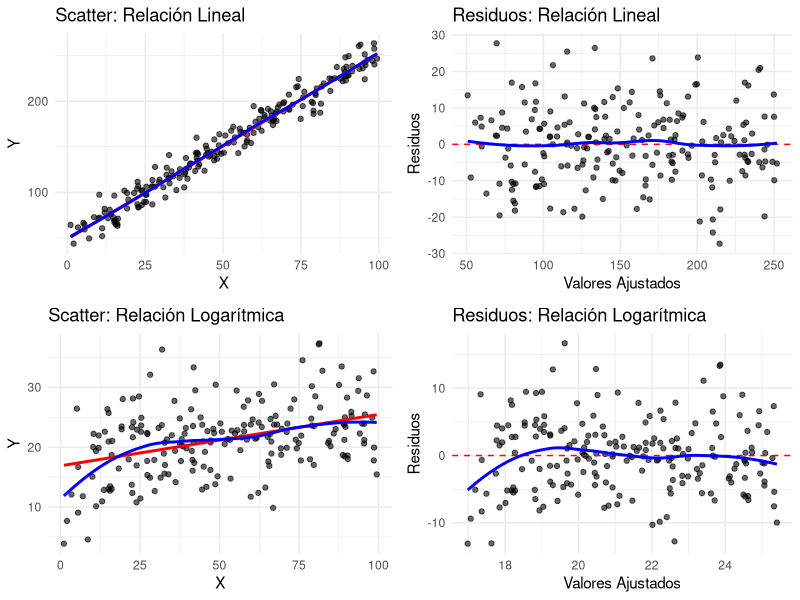
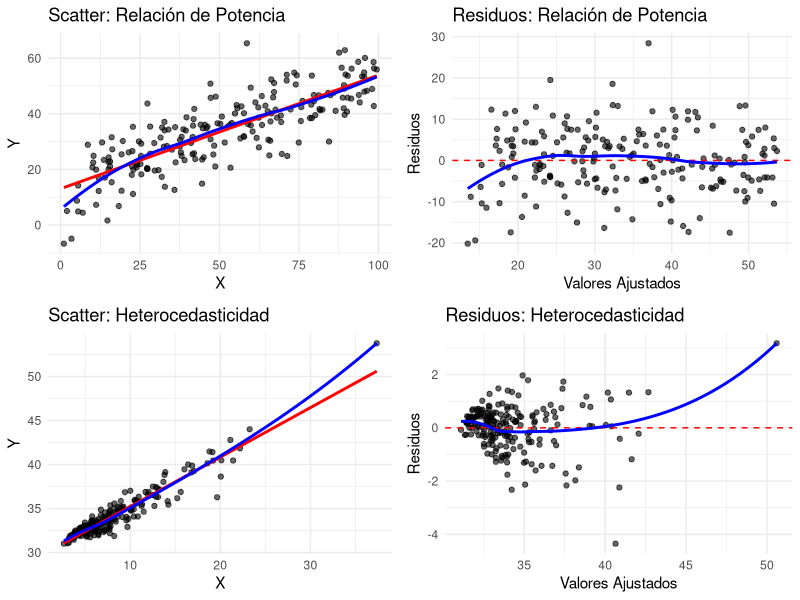
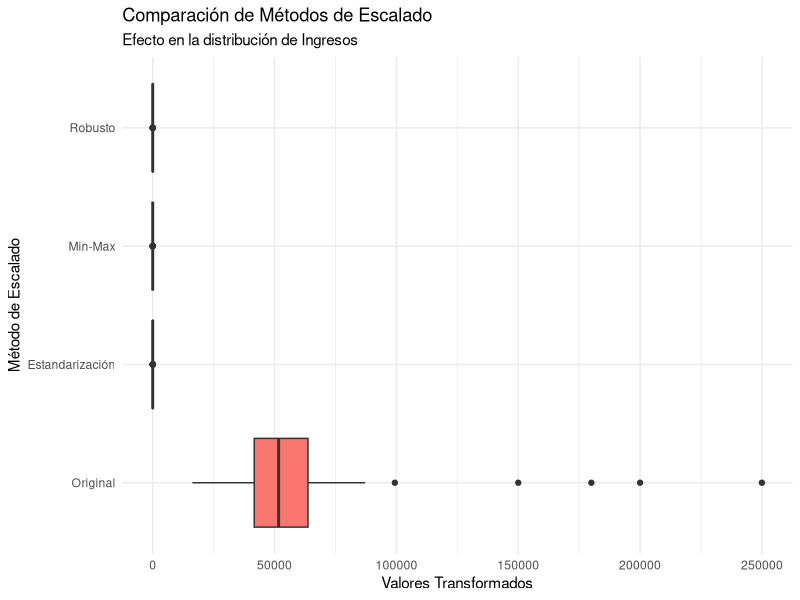
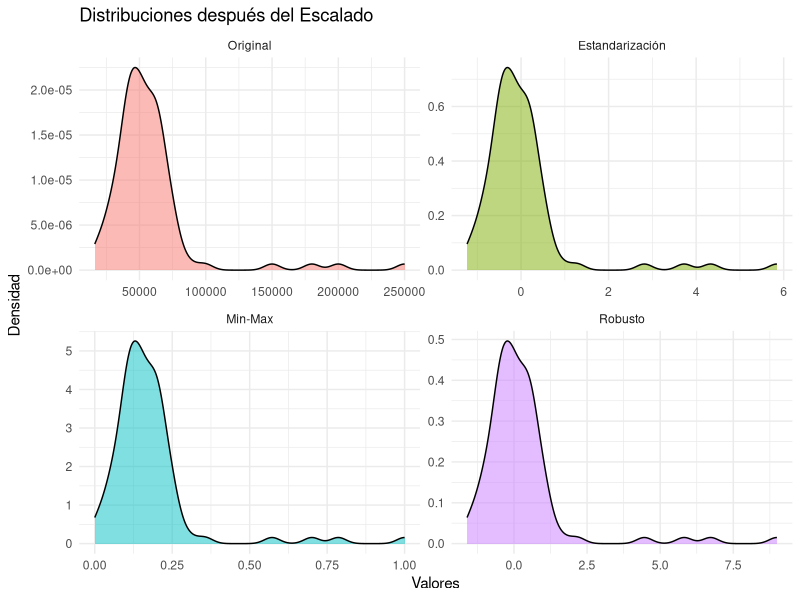
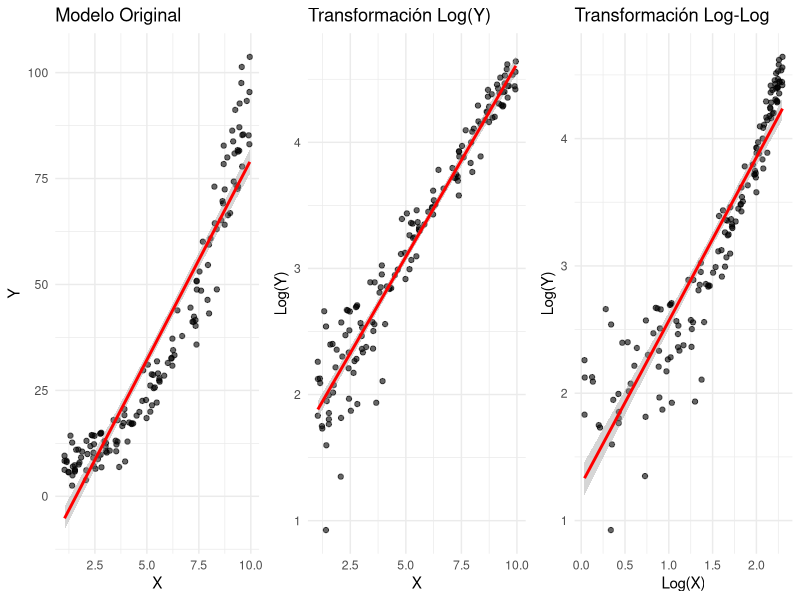
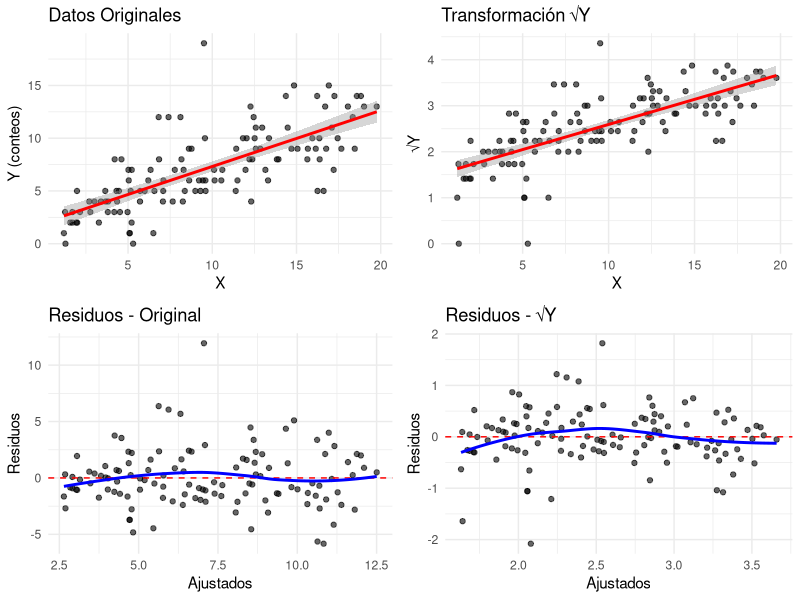
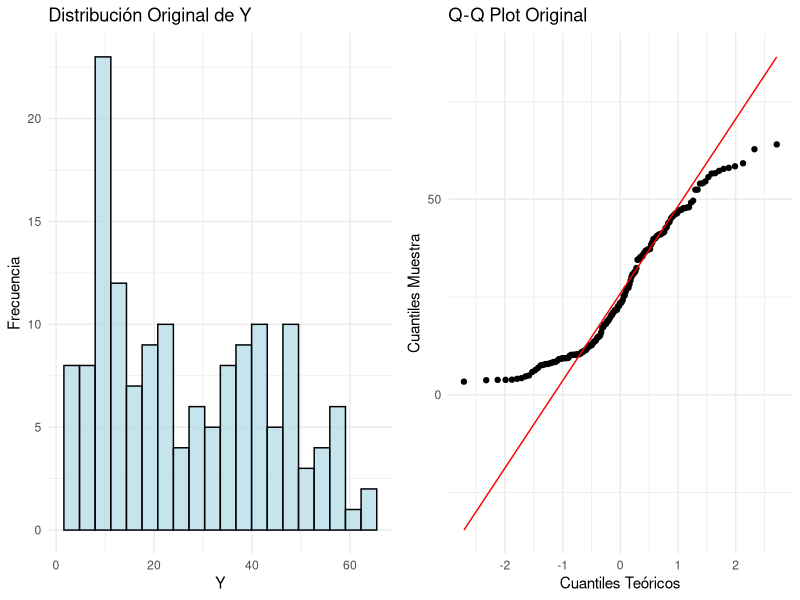

The R script that drew these images, in order: (Note: this script raises an error after producing the figures.)
## ---- chunk 1
# Cargar librerías necesarias
suppressPackageStartupMessages({
  library(tidyverse)
  library(car)          # Para Box-Cox y diagnósticos
  library(MASS)         # Para datasets y transformaciones
  library(forecast)     # Para Box-Cox
  library(corrplot)     # Para matrices de correlación
  library(gridExtra)    # Para múltiples gráficos
  library(GGally)       # Para gráficos de pares
  library(knitr)        # Para tablas
  library(caret)        # Para encoding de variables
})

set.seed(123)
## ---- chunk 2
# Crear dataset con múltiples problemas para diagnóstico
n <- 200

# Generar variables con diferentes problemas
x1 <- runif(n, 1, 100)                    # Variable normal
x2 <- exp(rnorm(n, 2, 0.5))              # Variable con distribución log-normal (asimétrica)
x3 <- rbeta(n, 0.5, 2) * 100             # Variable con valores entre 0-100, asimétrica
x4 <- sample(c("A", "B", "C"), n, replace = TRUE, prob = c(0.5, 0.3, 0.2))

# Variable respuesta con diferentes relaciones
y_linear <- 50 + 2*x1 + rnorm(n, 0, 10)  # Relación lineal simple
y_log <- 10 + 3*log(x1) + rnorm(n, 0, 5) # Relación logarítmica
y_power <- 5*x1^0.5 + rnorm(n, 0, 8)     # Relación de potencia
y_hetero <- 30 + 0.5*x2 + x2*rnorm(n, 0, 0.1)  # Heterocedasticidad

# Crear dataset de diagnóstico
datos_diagnostico <- data.frame(
  x1 = x1, x2 = x2, x3 = x3, x4 = x4,
  y_linear = y_linear, y_log = y_log, 
  y_power = y_power, y_hetero = y_hetero
)

# Resumen estadístico inicial
summary(datos_diagnostico)
## ---- chunk 3
# Función para crear gráficos de diagnóstico
crear_diagnosticos <- function(x, y, titulo) {
  df <- data.frame(x = x, y = y)
  
  p1 <- ggplot(df, aes(x = x, y = y)) +
    geom_point(alpha = 0.6) +
    geom_smooth(method = "lm", se = FALSE, color = "red") +
    geom_smooth(se = FALSE, color = "blue") +
    labs(title = paste("Scatter:", titulo), x = "X", y = "Y") +
    theme_minimal()
  
  # Residuos del modelo lineal
  modelo <- lm(y ~ x)
  residuos <- residuals(modelo)
  ajustados <- fitted(modelo)
  
  p2 <- ggplot(data.frame(ajustados = ajustados, residuos = residuos), 
               aes(x = ajustados, y = residuos)) +
    geom_point(alpha = 0.6) +
    geom_hline(yintercept = 0, color = "red", linetype = "dashed") +
    geom_smooth(se = FALSE, color = "blue") +
    labs(title = paste("Residuos:", titulo), 
         x = "Valores Ajustados", y = "Residuos") +
    theme_minimal()
  
  return(list(scatter = p1, residuos = p2))
}

# Diagnósticos para diferentes relaciones
diag_linear <- crear_diagnosticos(datos_diagnostico$x1, datos_diagnostico$y_linear, "Relación Lineal")
diag_log <- crear_diagnosticos(datos_diagnostico$x1, datos_diagnostico$y_log, "Relación Logarítmica")
diag_power <- crear_diagnosticos(datos_diagnostico$x1, datos_diagnostico$y_power, "Relación de Potencia")
diag_hetero <- crear_diagnosticos(datos_diagnostico$x2, datos_diagnostico$y_hetero, "Heterocedasticidad")

# Mostrar diagnósticos
grid.arrange(
  diag_linear$scatter, diag_linear$residuos,
  diag_log$scatter, diag_log$residuos,
  ncol = 2, nrow = 2
)

grid.arrange(
  diag_power$scatter, diag_power$residuos,
  diag_hetero$scatter, diag_hetero$residuos,
  ncol = 2, nrow = 2
)
## ---- chunk 4
# Test de Breusch-Pagan para heterocedasticidad
test_hetero <- function(modelo, nombre) {
  bp_test <- ncvTest(modelo)
  cat("=== Test de Breusch-Pagan:", nombre, "===\n")
  cat("Chi-square:", round(bp_test$ChiSquare, 4), "\n")
  cat("p-valor:", round(bp_test$p, 4), "\n")
  if(bp_test$p < 0.05) {
    cat("Conclusión: Hay evidencia de heterocedasticidad\n\n")
  } else {
    cat("Conclusión: No hay evidencia de heterocedasticidad\n\n")
  }
}

# Test de normalidad de residuos
test_normalidad <- function(modelo, nombre) {
  residuos <- residuals(modelo)
  sw_test <- shapiro.test(residuos)
  cat("=== Test de Shapiro-Wilk:", nombre, "===\n")
  cat("W:", round(sw_test$statistic, 4), "\n")
  cat("p-valor:", round(sw_test$p.value, 4), "\n")
  if(sw_test$p.value < 0.05) {
    cat("Conclusión: Los residuos no siguen distribución normal\n\n")
  } else {
    cat("Conclusión: Los residuos siguen distribución normal\n\n")
  }
}

# Test RESET para forma funcional
test_reset <- function(modelo, nombre) {
  reset_test <- resettest(modelo)
  cat("=== Test RESET:", nombre, "===\n")
  cat("F-statistic:", round(reset_test$statistic, 4), "\n")
  cat("p-valor:", round(reset_test$p.value, 4), "\n")
  if(reset_test$p.value < 0.05) {
    cat("Conclusión: La forma funcional es inadecuada\n\n")
  } else {
    cat("Conclusión: La forma funcional es adecuada\n\n")
  }
}

# Aplicar tests a diferentes modelos
modelo_lineal <- lm(y_linear ~ x1, data = datos_diagnostico)
modelo_log_prob <- lm(y_log ~ x1, data = datos_diagnostico)
modelo_power_prob <- lm(y_power ~ x1, data = datos_diagnostico)
modelo_hetero_prob <- lm(y_hetero ~ x2, data = datos_diagnostico)

test_hetero(modelo_lineal, "Relación Lineal")
test_hetero(modelo_hetero_prob, "Heterocedasticidad")

test_normalidad(modelo_lineal, "Relación Lineal")
test_normalidad(modelo_log_prob, "Relación Logarítmica")

suppressPackageStartupMessages(library(lmtest))
test_reset(modelo_lineal, "Relación Lineal")
test_reset(modelo_log_prob, "Relación Logarítmica (sin transformar)")
## ---- chunk 5
# Crear datos con diferentes escalas
datos_escala <- data.frame(
  ingresos = rnorm(100, 50000, 15000),      # Ingresos en euros
  edad = rnorm(100, 35, 10),                # Edad en años
  puntuacion = rnorm(100, 7.5, 1.2)        # Puntuación de 1-10
)

# Añadir algunos outliers
datos_escala$ingresos[c(95:98)] <- c(150000, 180000, 200000, 250000)
datos_escala$edad[c(97:100)] <- c(70, 75, 80, 85)

# Aplicar diferentes métodos de escalado
datos_escalados <- datos_escala %>%
  mutate(
    # Estandarización (Z-score)
    ingresos_std = scale(ingresos)[,1],
    edad_std = scale(edad)[,1],
    puntuacion_std = scale(puntuacion)[,1],
    
    # Normalización Min-Max
    ingresos_norm = (ingresos - min(ingresos)) / (max(ingresos) - min(ingresos)),
    edad_norm = (edad - min(edad)) / (max(edad) - min(edad)),
    puntuacion_norm = (puntuacion - min(puntuacion)) / (max(puntuacion) - min(puntuacion)),
    
    # Escalado robusto
    ingresos_rob = (ingresos - median(ingresos)) / IQR(ingresos),
    edad_rob = (edad - median(edad)) / IQR(edad),
    puntuacion_rob = (puntuacion - median(puntuacion)) / IQR(puntuacion)
  )

# Crear tabla comparativa
crear_tabla_escalado <- function(variable, nombre) {
  original <- datos_escalados[[variable]]
  std <- datos_escalados[[paste0(variable, "_std")]]
  norm <- datos_escalados[[paste0(variable, "_norm")]]
  rob <- datos_escalados[[paste0(variable, "_rob")]]
  
  data.frame(
    Variable = nombre,
    Método = c("Original", "Estandarización", "Min-Max", "Robusto"),
    Media = round(c(mean(original), mean(std), mean(norm), median(rob)), 3),
    Desviacion = round(c(sd(original), sd(std), sd(norm), mad(rob)), 3),
    Minimo = round(c(min(original), min(std), min(norm), min(rob)), 3),
    Maximo = round(c(max(original), max(std), max(norm), max(rob)), 3),
    Q25 = round(c(quantile(original, 0.25), quantile(std, 0.25), 
                  quantile(norm, 0.25), quantile(rob, 0.25)), 3),
    Q75 = round(c(quantile(original, 0.75), quantile(std, 0.75), 
                  quantile(norm, 0.75), quantile(rob, 0.75)), 3)
  )
}

# Crear tablas para cada variable
tabla_ingresos <- crear_tabla_escalado("ingresos", "Ingresos")
tabla_edad <- crear_tabla_escalado("edad", "Edad")

kable(tabla_ingresos, caption = "Comparación de métodos de escalado - Ingresos")
kable(tabla_edad, caption = "Comparación de métodos de escalado - Edad")
## ---- chunk 6
# Crear versión larga para visualización
datos_viz <- datos_escalados %>%
  dplyr::select(ingresos, ingresos_std, ingresos_norm, ingresos_rob) %>%
  mutate(id = row_number()) %>%
  pivot_longer(cols = -id, names_to = "método", values_to = "valor") %>%
  mutate(método = factor(método, 
                        levels = c("ingresos", "ingresos_std", "ingresos_norm", "ingresos_rob"),
                        labels = c("Original", "Estandarización", "Min-Max", "Robusto")))

# Boxplots comparativos
ggplot(datos_viz, aes(x = método, y = valor, fill = método)) +
  geom_boxplot() +
  labs(title = "Comparación de Métodos de Escalado",
       subtitle = "Efecto en la distribución de Ingresos",
       x = "Método de Escalado", y = "Valores Transformados") +
  theme_minimal() +
  theme(legend.position = "none") +
  coord_flip()

# Densidades superpuestas
ggplot(datos_viz, aes(x = valor, fill = método)) +
  geom_density(alpha = 0.5) +
  facet_wrap(~método, scales = "free") +
  labs(title = "Distribuciones después del Escalado",
       x = "Valores", y = "Densidad") +
  theme_minimal() +
  theme(legend.position = "none")
## ---- chunk 7
# Datos con relación exponencial y heterocedasticidad multiplicativa
n <- 150
x_exp <- runif(n, 1, 10)
y_exp <- 5 * exp(0.3 * x_exp) + rnorm(n, 0, 2 * exp(0.15 * x_exp))

datos_exp <- data.frame(x = x_exp, y = y_exp)

# Modelo original (problemático)
modelo_original <- lm(y ~ x, data = datos_exp)

# Transformación logarítmica de Y
datos_exp$log_y <- log(datos_exp$y)
modelo_log_y <- lm(log_y ~ x, data = datos_exp)

# Transformación logarítmica de ambas variables
datos_exp$log_x <- log(datos_exp$x)
modelo_log_log <- lm(log_y ~ log_x, data = datos_exp)

# Comparar modelos
cat("=== COMPARACIÓN DE MODELOS CON TRANSFORMACIÓN LOGARÍTMICA ===\n")
cat("Modelo original - R²:", round(summary(modelo_original)$r.squared, 4), "\n")
cat("Modelo log-lineal - R²:", round(summary(modelo_log_y)$r.squared, 4), "\n")
cat("Modelo log-log - R²:", round(summary(modelo_log_log)$r.squared, 4), "\n\n")

# Diagnósticos de heterocedasticidad
test_hetero(modelo_original, "Original")
test_hetero(modelo_log_y, "Log-Lineal")

# Visualización de transformaciones
p1 <- ggplot(datos_exp, aes(x = x, y = y)) +
  geom_point(alpha = 0.6) +
  geom_smooth(method = "lm", se = TRUE, color = "red") +
  labs(title = "Modelo Original", x = "X", y = "Y") +
  theme_minimal()

p2 <- ggplot(datos_exp, aes(x = x, y = log_y)) +
  geom_point(alpha = 0.6) +
  geom_smooth(method = "lm", se = TRUE, color = "red") +
  labs(title = "Transformación Log(Y)", x = "X", y = "Log(Y)") +
  theme_minimal()

p3 <- ggplot(datos_exp, aes(x = log_x, y = log_y)) +
  geom_point(alpha = 0.6) +
  geom_smooth(method = "lm", se = TRUE, color = "red") +
  labs(title = "Transformación Log-Log", x = "Log(X)", y = "Log(Y)") +
  theme_minimal()

grid.arrange(p1, p2, p3, ncol = 3)
## ---- chunk 8
# Extraer coeficientes para interpretación
coef_log_y <- coef(modelo_log_y)
coef_log_log <- coef(modelo_log_log)

cat("=== INTERPRETACIÓN DE COEFICIENTES ===\n\n")

cat("MODELO LOG-LINEAL: log(Y) = β₀ + β₁X\n")
cat("Intercepto:", round(coef_log_y[1], 4), "\n")
cat("Pendiente:", round(coef_log_y[2], 4), "\n")
cat("Interpretación: Un aumento de 1 unidad en X se asocia con un cambio de", 
    round(coef_log_y[2]*100, 2), "% en Y\n\n")

cat("MODELO LOG-LOG: log(Y) = β₀ + β₁log(X)\n")
cat("Intercepto:", round(coef_log_log[1], 4), "\n")
cat("Pendiente (elasticidad):", round(coef_log_log[2], 4), "\n")
cat("Interpretación: Un aumento de 1% en X se asocia con un cambio de", 
    round(coef_log_log[2], 2), "% en Y\n\n")

# Ejemplo de predicción con retransformación
x_nuevo <- 5
pred_log_y <- predict(modelo_log_y, newdata = data.frame(x = x_nuevo))
pred_original <- exp(pred_log_y)

cat("EJEMPLO DE PREDICCIÓN:\n")
cat("Para X =", x_nuevo, ":\n")
cat("Log(Y) predicho:", round(pred_log_y, 4), "\n")
cat("Y predicho (retransformado):", round(pred_original, 2), "\n")
## ---- chunk 9
# Datos de conteo con varianza proporcional a la media (Poisson-like)
n <- 120
x_count <- runif(n, 1, 20)
lambda <- 2 + 0.5 * x_count  # Media de Poisson variable
y_count <- rpois(n, lambda)

datos_count <- data.frame(x = x_count, y = y_count)

# Verificar relación varianza-media
grupos <- cut(datos_count$x, breaks = 4)
media_por_grupo <- tapply(datos_count$y, grupos, mean)
var_por_grupo <- tapply(datos_count$y, grupos, var)

cat("=== DIAGNÓSTICO VARIANZA-MEDIA ===\n")
tabla_var_media <- data.frame(
  Grupo = names(media_por_grupo),
  Media = round(media_por_grupo, 2),
  Varianza = round(var_por_grupo, 2),
  Ratio_Var_Media = round(var_por_grupo / media_por_grupo, 2)
)
kable(tabla_var_media, caption = "Relación Varianza-Media por grupos")

# Modelo original
modelo_count_orig <- lm(y ~ x, data = datos_count)

# Transformación raíz cuadrada
datos_count$sqrt_y <- sqrt(datos_count$y)
modelo_sqrt <- lm(sqrt_y ~ x, data = datos_count)

# Comparar heterocedasticidad
test_hetero(modelo_count_orig, "Datos de Conteo Original")
test_hetero(modelo_sqrt, "Datos con Transformación √Y")

# Visualización
p1 <- ggplot(datos_count, aes(x = x, y = y)) +
  geom_point(alpha = 0.6) +
  geom_smooth(method = "lm", se = TRUE, color = "red") +
  labs(title = "Datos Originales", x = "X", y = "Y (conteos)") +
  theme_minimal()

p2 <- ggplot(datos_count, aes(x = x, y = sqrt_y)) +
  geom_point(alpha = 0.6) +
  geom_smooth(method = "lm", se = TRUE, color = "red") +
  labs(title = "Transformación √Y", x = "X", y = "√Y") +
  theme_minimal()

# Gráficos de residuos
residuos_orig <- residuals(modelo_count_orig)
residuos_sqrt <- residuals(modelo_sqrt)
ajustados_orig <- fitted(modelo_count_orig)
ajustados_sqrt <- fitted(modelo_sqrt)

p3 <- ggplot(data.frame(x = ajustados_orig, y = residuos_orig), aes(x = x, y = y)) +
  geom_point(alpha = 0.6) +
  geom_hline(yintercept = 0, color = "red", linetype = "dashed") +
  geom_smooth(se = FALSE, color = "blue") +
  labs(title = "Residuos - Original", x = "Ajustados", y = "Residuos") +
  theme_minimal()

p4 <- ggplot(data.frame(x = ajustados_sqrt, y = residuos_sqrt), aes(x = x, y = y)) +
  geom_point(alpha = 0.6) +
  geom_hline(yintercept = 0, color = "red", linetype = "dashed") +
  geom_smooth(se = FALSE, color = "blue") +
  labs(title = "Residuos - √Y", x = "Ajustados", y = "Residuos") +
  theme_minimal()

grid.arrange(p1, p2, p3, p4, ncol = 2)
## ---- chunk 10
# Datos con distribución asimétrica
n <- 150
x_bc <- runif(n, 1, 10)
# Variable respuesta con asimetría positiva
y_bc <- 2*x_bc^1.5 + rgamma(n, 2, 1)

datos_bc <- data.frame(x = x_bc, y = y_bc)

# Análisis de distribución original
p1 <- ggplot(datos_bc, aes(x = y)) +
  geom_histogram(bins = 20, alpha = 0.7, fill = "lightblue", color = "black") +
  labs(title = "Distribución Original de Y", x = "Y", y = "Frecuencia") +
  theme_minimal()

p2 <- ggplot(datos_bc, aes(sample = y)) +
  stat_qq() +
  stat_qq_line(color = "red") +
  labs(title = "Q-Q Plot Original", x = "Cuantiles Teóricos", y = "Cuantiles Muestra") +
  theme_minimal()

grid.arrange(p1, p2, ncol = 2)

# Aplicar transformación Box-Cox
modelo_bc_orig <- lm(y ~ x, data = datos_bc)

# Buscar lambda óptimo
bc_result <- boxcox(modelo_bc_orig, plotit = TRUE)
lambda_optimo <- bc_result$x[which.max(bc_result$y)]

cat("=== TRANSFORMACIÓN BOX-COX ===\n")
cat("Lambda óptimo:", round(lambda_optimo, 4), "\n")

# Interpretar lambda
if(abs(lambda_optimo - 1) < 0.1) {
  cat("Interpretación: Sin transformación (λ ≈ 1)\n")
} else if(abs(lambda_optimo - 0.5) < 0.1) {
  cat("Interpretación: Transformación de raíz cuadrada (λ ≈ 0.5)\n")
} else if(abs(lambda_optimo - 0) < 0.1) {
  cat("Interpretación: Transformación logarítmica (λ ≈ 0)\n")
} else if(abs(lambda_optimo - (-1)) < 0.1) {
  cat("Interpretación: Transformación inversa (λ ≈ -1)\n")
} else {
  cat("Interpretación: Transformación de potencia con λ =", round(lambda_optimo, 3), "\n")
}

# Aplicar transformación
if(abs(lambda_optimo) < 0.01) {
  datos_bc$y_bc <- log(datos_bc$y)
} else {
  datos_bc$y_bc <- (datos_bc$y^lambda_optimo - 1) / lambda_optimo
}

# Modelo con variable transformada
modelo_bc_trans <- lm(y_bc ~ x, data = datos_bc)

# Comparar modelos
cat("\nComparación de modelos:\n")
cat("R² original:", round(summary(modelo_bc_orig)$r.squared, 4), "\n")
cat("R² transformado:", round(summary(modelo_bc_trans)$r.squared, 4), "\n")

# Tests de normalidad
test_normalidad(modelo_bc_orig, "Original")
test_normalidad(modelo_bc_trans, "Box-Cox")
## ---- chunk 11
# Distribución después de transformación
p3 <- ggplot(datos_bc, aes(x = y_bc)) +
  geom_histogram(bins = 20, alpha = 0.7, fill = "lightgreen", color = "black") +
  labs(title = "Distribución Después de Box-Cox", x = "Y Transformada", y = "Frecuencia") +
  theme_minimal()

p4 <- ggplot(datos_bc, aes(sample = y_bc)) +
  stat_qq() +
  stat_qq_line(color = "red") +
  labs(title = "Q-Q Plot Después de Box-Cox", x = "Cuantiles Teóricos", y = "Cuantiles Muestra") +
  theme_minimal()

grid.arrange(p3, p4, ncol = 2)

# Gráficos de regresión
p5 <- ggplot(datos_bc, aes(x = x, y = y)) +
  geom_point(alpha = 0.6) +
  geom_smooth(method = "lm", se = TRUE, color = "red") +
  labs(title = "Regresión Original", x = "X", y = "Y") +
  theme_minimal()

p6 <- ggplot(datos_bc, aes(x = x, y = y_bc)) +
  geom_point(alpha = 0.6) +
  geom_smooth(method = "lm", se = TRUE, color = "red") +
  labs(title = "Regresión con Box-Cox", x = "X", y = "Y Transformada") +
  theme_minimal()

grid.arrange(p5, p6, ncol = 2)

# Interpretación y predicción con retransformación
coef_bc <- coef(modelo_bc_trans)
x_pred <- 5
y_trans_pred <- predict(modelo_bc_trans, newdata = data.frame(x = x_pred))

# Retransformación (aproximación)
if(abs(lambda_optimo) < 0.01) {
  y_orig_pred <- exp(y_trans_pred)
} else {
  y_orig_pred <- (lambda_optimo * y_trans_pred + 1)^(1/lambda_optimo)
}

cat("\n=== PREDICCIÓN CON RETRANSFORMACIÓN ===\n")
cat("Para X =", x_pred, ":\n")
cat("Y transformada predicha:", round(y_trans_pred, 4), "\n")
cat("Y original predicha (retransformada):", round(y_orig_pred, 2), "\n")
## ---- chunk 12
# Crear dataset con variables categóricas variadas
set.seed(456)
n <- 200

datos_cat <- data.frame(
  # Variable ordinal
  educacion = sample(c("Primaria", "Secundaria", "Universidad", "Posgrado"), 
                    n, replace = TRUE, prob = c(0.2, 0.3, 0.4, 0.1)),
  
  # Variable nominal
  region = sample(c("Norte", "Sur", "Este", "Oeste"), 
                 n, replace = TRUE, prob = c(0.3, 0.25, 0.25, 0.2)),
  
  # Variable binaria
  genero = sample(c("M", "F"), n, replace = TRUE),
  
  # Variables numéricas
  experiencia = round(runif(n, 0, 20)),
  edad = round(rnorm(n, 35, 8))
)

# Crear variable respuesta que depende de las categóricas
salario_base <- 30000
efecto_educacion <- c("Primaria" = 0, "Secundaria" = 5000, 
                     "Universidad" = 15000, "Posgrado" = 25000)
efecto_region <- c("Norte" = 2000, "Sur" = 0, "Este" = 1000, "Oeste" = 1500)
efecto_genero <- c("M" = 3000, "F" = 0)

datos_cat$salario <- salario_base + 
  efecto_educacion[datos_cat$educacion] +
  efecto_region[datos_cat$region] +
  efecto_genero[datos_cat$genero] +
  500 * datos_cat$experiencia +
  200 * datos_cat$edad +
  rnorm(n, 0, 5000)

# Resumen de los datos categóricos
cat("=== DISTRIBUCIÓN DE VARIABLES CATEGÓRICAS ===\n")
table(datos_cat$educacion)
table(datos_cat$region)
table(datos_cat$genero)
## ---- chunk 13
# Codificación ordinal para educación (variable con orden natural)
datos_cat$educacion_ord <- as.numeric(factor(datos_cat$educacion, 
                                            levels = c("Primaria", "Secundaria", "Universidad", "Posgrado"),
                                            ordered = TRUE))

# Verificar la codificación
tabla_ord <- data.frame(
  Categoria = c("Primaria", "Secundaria", "Universidad", "Posgrado"),
  Codigo = 1:4
)
kable(tabla_ord, caption = "Codificación Ordinal - Educación")

# Modelo con codificación ordinal
modelo_ordinal <- lm(salario ~ educacion_ord + experiencia + edad, data = datos_cat)
summary(modelo_ordinal)

cat("=== INTERPRETACIÓN CODIFICACIÓN ORDINAL ===\n")
coef_ord <- coef(modelo_ordinal)
cat("Coeficiente educación:", round(coef_ord[2], 2), "\n")
cat("Interpretación: Cada nivel adicional de educación aumenta el salario en €", 
    round(coef_ord[2], 0), "\n\n")
## ---- chunk 14
# One-Hot Encoding para región (variable nominal)
# Método 1: usando model.matrix (elimina una categoría de referencia)
region_dummies <- model.matrix(~ region - 1, data = datos_cat)
colnames(region_dummies) <- paste0("region_", colnames(region_dummies))

# Método 2: usando caret::dummyVars (control de rank)
dummy_vars <- dummyVars(~ region, data = datos_cat, fullRank = TRUE)
region_dummies_caret <- predict(dummy_vars, newdata = datos_cat)

# Añadir dummies al dataset
datos_cat_dummy <- cbind(datos_cat, region_dummies_caret)

# Verificar la codificación
cat("=== ONE-HOT ENCODING - REGIÓN ===\n")
cat("Variables creadas:", colnames(region_dummies_caret), "\n")
cat("Categoría de referencia: Norte (omitida para evitar colinealidad)\n\n")

# Mostrar algunas filas como ejemplo
ejemplo_encoding <- datos_cat_dummy[1:8, c("region", colnames(region_dummies_caret))]
kable(ejemplo_encoding, caption = "Ejemplo de One-Hot Encoding")

# Obtener los nombres de las columnas dummy creadas
dummy_cols <- colnames(region_dummies_caret)
cat("Columnas dummy creadas:", paste(dummy_cols, collapse = ", "), "\n")

# Crear la fórmula del modelo dinámicamente
formula_str <- paste("salario ~", paste(dummy_cols, collapse = " + "), "+ educacion_ord + experiencia + edad")
cat("Fórmula del modelo:", formula_str, "\n")

# Modelo con one-hot encoding
modelo_onehot <- lm(as.formula(formula_str), data = datos_cat_dummy)
summary(modelo_onehot)

cat("=== INTERPRETACIÓN ONE-HOT ENCODING ===\n")
coef_oh <- coef(modelo_onehot)
if(length(dummy_cols) >= 3) {
  cat("Coeficientes de las regiones (vs categoría de referencia):\n")
  for(i in 1:length(dummy_cols)) {
    if(dummy_cols[i] %in% names(coef_oh)) {
      cat(dummy_cols[i], ":", round(coef_oh[dummy_cols[i]], 2), "€\n")
    }
  }
}
cat("(La categoría omitida es la de referencia)\n\n")
## ---- chunk 15
# Modelo incorrecto: tratando región como ordinal
datos_cat$region_num <- as.numeric(factor(datos_cat$region))
modelo_incorrecto <- lm(salario ~ region_num + educacion_ord + experiencia + edad, data = datos_cat)

# Comparar los tres enfoques
modelos_comp <- list(
  "Ordinal_Incorrecto" = modelo_incorrecto,
  "OneHot_Correcto" = modelo_onehot,
  "Factores_R" = lm(salario ~ region + educacion_ord + experiencia + edad, data = datos_cat)
)

# Extraer métricas de comparación
comparacion_encoding <- data.frame(
  Modelo = names(modelos_comp),
  R2 = sapply(modelos_comp, function(m) summary(m)$r.squared),
  R2_adj = sapply(modelos_comp, function(m) summary(m)$adj.r.squared),
  AIC = sapply(modelos_comp, AIC),
  RMSE = sapply(modelos_comp, function(m) sqrt(mean(residuals(m)^2)))
)

# Crear una copia para mostrar con números redondeados
comparacion_display <- comparacion_encoding
comparacion_display[, 2:5] <- round(comparacion_display[, 2:5], 4)

kable(comparacion_display, caption = "Comparación de métodos de codificación")

cat("=== ANÁLISIS DE RESULTADOS ===\n")
cat("El modelo 'Ordinal_Incorrecto' asume incorrectamente que las regiones tienen un orden natural.\n")
cat("Los modelos 'OneHot_Correcto' y 'Factores_R' son equivalentes y tratan región como nominal.\n")
cat("La diferencia en R² muestra el impacto de la codificación incorrecta.\n\n")

# Visualización del error de codificación ordinal incorrecta
medias_region_real <- aggregate(salario ~ region, data = datos_cat, mean)
orden_real <- medias_region_real[order(medias_region_real$salario), ]

cat("Orden real de regiones por salario promedio:\n")
print(orden_real)

cat("\nOrden asumido por codificación numérica:\n")
print(data.frame(region = levels(factor(datos_cat$region)), codigo = 1:4))
## ---- chunk 16
# Simular datos con interacción precio-publicidad
set.seed(789)
n <- 200
precio <- runif(n, 50, 150)
publicidad <- runif(n, 0, 10)

# Modelo con interacción: el efecto del precio depende de la publicidad
# A mayor publicidad, menor sensibilidad al precio
ventas <- 1000 - 4*precio + 60*publicidad + 0.6*precio*publicidad/10 + rnorm(n, 0, 50)

datos_inter <- data.frame(precio, publicidad, ventas)

# Modelo sin interacción
modelo_sin_inter <- lm(ventas ~ precio + publicidad, data = datos_inter)

# Modelo con interacción
modelo_con_inter <- lm(ventas ~ precio * publicidad, data = datos_inter)

# Comparar modelos
cat("=== COMPARACIÓN MODELOS CON/SIN INTERACCIÓN ===\n")
cat("Sin interacción - R²:", round(summary(modelo_sin_inter)$r.squared, 4), "\n")
cat("Con interacción - R²:", round(summary(modelo_con_inter)$r.squared, 4), "\n")

# Test F para la interacción
anova_inter <- anova(modelo_sin_inter, modelo_con_inter)
print(anova_inter)

# Interpretación de coeficientes
coef_inter <- coef(modelo_con_inter)
cat("\n=== INTERPRETACIÓN DE LA INTERACCIÓN ===\n")
cat("Intercepto:", round(coef_inter[1], 2), "\n")
cat("Efecto precio:", round(coef_inter[2], 4), "\n")
cat("Efecto publicidad:", round(coef_inter[3], 2), "\n")
cat("Interacción precio×publicidad:", round(coef_inter[4], 6), "\n\n")

# Calcular efectos marginales en diferentes niveles de publicidad
publicidad_niveles <- c(0, 5, 10)
efectos_precio <- coef_inter[2] + coef_inter[4] * publicidad_niveles

tabla_efectos <- data.frame(
  Publicidad = publicidad_niveles,
  Efecto_Precio = round(efectos_precio, 4)
)
kable(tabla_efectos, caption = "Efecto del precio según nivel de publicidad")
## ---- chunk 17
# Crear grupos de publicidad para visualización
datos_inter$pub_grupo <- cut(datos_inter$publicidad, 
                            breaks = 3, 
                            labels = c("Baja", "Media", "Alta"))

# Gráfico de interacción - scatter plot
ggplot(datos_inter, aes(x = precio, y = ventas, color = pub_grupo)) +
  geom_point(alpha = 0.6) +
  geom_smooth(method = "lm", formula = y ~ x, se = FALSE, linewidth = 1.2) +
  labs(title = "Interacción Precio × Publicidad",
       subtitle = "El efecto del precio varía según el nivel de publicidad",
       x = "Precio (€)", y = "Ventas", color = "Publicidad") +
  theme_minimal()

# Gráfico de interacción clásico
# Calcular medias por grupos
datos_inter$precio_grupo <- cut(datos_inter$precio, 
                               breaks = 3, 
                               labels = c("Bajo", "Medio", "Alto"))

medias_inter <- aggregate(ventas ~ precio_grupo + pub_grupo, data = datos_inter, mean)

ggplot(medias_inter, aes(x = precio_grupo, y = ventas, color = pub_grupo, group = pub_grupo)) +
  geom_point(size = 3) +
  geom_line(linewidth = 1) +
  labs(title = "Gráfico de Interacción: Precio × Publicidad",
       subtitle = "Líneas no paralelas indican presencia de interacción",
       x = "Nivel de Precio", y = "Ventas Promedio", color = "Publicidad") +
  theme_minimal()
## ---- chunk 18
# Interacción género × experiencia en salarios
datos_mixta <- data.frame(
  experiencia = runif(150, 0, 20),
  genero = sample(c("Masculino", "Femenino"), 150, replace = TRUE)
)

# Salario con interacción: brecha de género creciente con experiencia
salario_base <- 35000
efecto_exp_mujer <- 1200  # €1200 por año para mujeres
efecto_exp_hombre <- 2000  # €2000 por año para hombres
efecto_genero_base <- ifelse(datos_mixta$genero == "Masculino", 3000, 0)

dummy_masculino <- ifelse(datos_mixta$genero == "Masculino", 1, 0)

datos_mixta$salario <- salario_base + 
                      efecto_exp_mujer * datos_mixta$experiencia +
                      efecto_genero_base * dummy_masculino +
                      (efecto_exp_hombre - efecto_exp_mujer) * datos_mixta$experiencia * dummy_masculino +
                      rnorm(150, 0, 4000)

# Modelo con interacción
modelo_mixta <- lm(salario ~ experiencia * genero, data = datos_mixta)
summary(modelo_mixta)

# Interpretación
coef_mixta <- coef(modelo_mixta)
cat("=== INTERPRETACIÓN INTERACCIÓN GÉNERO × EXPERIENCIA ===\n")
cat("Intercepto (mujeres con 0 experiencia):", round(coef_mixta[1], 0), "€\n")
cat("Efecto experiencia (mujeres):", round(coef_mixta[2], 0), "€/año\n")
cat("Diferencia inicial (hombres vs mujeres):", round(coef_mixta[3], 0), "€\n")
cat("Interacción (diferencia en retorno a experiencia):", round(coef_mixta[4], 0), "€/año\n\n")

cat("Para hombres:\n")
cat("- Intercepto:", round(coef_mixta[1] + coef_mixta[3], 0), "€\n")
cat("- Efecto experiencia:", round(coef_mixta[2] + coef_mixta[4], 0), "€/año\n\n")

# Visualización de la divergencia
ggplot(datos_mixta, aes(x = experiencia, y = salario, color = genero)) +
  geom_point(alpha = 0.6) +
  geom_smooth(method = "lm", formula = y ~ x, se = TRUE, linewidth = 1.2) +
  labs(title = "Interacción Experiencia × Género",
       subtitle = "La brecha salarial se amplía con la experiencia",
       x = "Años de experiencia", y = "Salario (€)", color = "Género") +
  theme_minimal() +
  scale_color_manual(values = c("Femenino" = "#E69F00", "Masculino" = "#0072B2"))

# Calcular brecha por años de experiencia
años_experiencia <- c(0, 5, 10, 15, 20)
brecha_por_año <- coef_mixta[3] + coef_mixta[4] * años_experiencia

tabla_brecha <- data.frame(
  Experiencia = años_experiencia,
  Brecha_Salarial = round(brecha_por_año, 0)
)
kable(tabla_brecha, caption = "Evolución de la brecha salarial de género")
## ---- chunk 19
# Dataset con múltiples problemas
set.seed(999)
n <- 180

# Variables con diferentes necesidades de transformación
superficie <- runif(n, 50, 300)  # metros cuadrados
antiguedad <- sample(1:50, n, replace = TRUE)  # años
zona <- sample(c("Centro", "Periferia", "Suburbios"), n, replace = TRUE, prob = c(0.3, 0.4, 0.3))

# Precio con relación compleja
precio_base <- 100000
efecto_superficie <- 400 * superficie^0.8  # Rendimientos decrecientes
efecto_antiguedad <- -2000 * log(antiguedad + 1)  # Depreciación logarítmica
efecto_zona <- ifelse(zona == "Centro", 50000, ifelse(zona == "Suburbios", 20000, 0))

precio <- precio_base + efecto_superficie + efecto_antiguedad + efecto_zona + 
          superficie * rnorm(n, 0, 100)  # Heterocedasticidad

datos_ejercicio <- data.frame(superficie, antiguedad, zona, precio)

cat("=== EJERCICIO 1: ANÁLISIS COMPLETO ===\n")
cat("Tareas a realizar:\n")
cat("1. Analizar la distribución de las variables\n")
cat("2. Detectar problemas en un modelo básico\n")
cat("3. Aplicar transformaciones apropiadas\n")
cat("4. Comparar modelos antes y después\n")
cat("5. Interpretar coeficientes transformados\n\n")

# Modelo básico para diagnóstico
modelo_basico <- lm(precio ~ superficie + antiguedad + zona, data = datos_ejercicio)

# Diagnósticos básicos
cat("R² modelo básico:", round(summary(modelo_basico)$r.squared, 4), "\n")
test_hetero(modelo_basico, "Modelo Básico")
test_reset(modelo_basico, "Modelo Básico")

cat("Tu análisis aquí...\n")
## ---- chunk 20
# Dataset con variables categóricas de diferentes tipos
set.seed(888)
n <- 200

datos_cat_ejercicio <- data.frame(
  # Variable ordinal
  calificacion_credito = sample(c("D", "C", "B", "A", "AA"), n, replace = TRUE, 
                               prob = c(0.1, 0.2, 0.4, 0.25, 0.05)),
  
  # Variable nominal con muchas categorías
  sector = sample(c("Tecnología", "Finanzas", "Salud", "Educación", "Manufactura", "Servicios"), 
                 n, replace = TRUE),
  
  # Variable binaria
  tipo_empresa = sample(c("Pública", "Privada"), n, replace = TRUE, prob = c(0.3, 0.7)),
  
  # Variables numéricas
  empleados = round(runif(n, 10, 1000)),
  ingresos = runif(n, 100000, 10000000)
)

cat("=== EJERCICIO 2: VARIABLES CATEGÓRICAS ===\n")
cat("Tareas a realizar:\n")
cat("1. Decidir método de codificación para cada variable categórica\n")
cat("2. Implementar las codificaciones apropiadas\n")
cat("3. Comparar diferentes enfoques\n")
cat("4. Crear un modelo final optimizado\n\n")

# Mostrar distribuciones
cat("Distribución de variables categóricas:\n")
sapply(datos_cat_ejercicio[,1:3], table)

cat("\nTu análisis aquí...\n")
## ---- chunk 21
# Datos de marketing con múltiples interacciones potenciales
set.seed(777)
n <- 250

marketing_data <- data.frame(
  precio = runif(n, 20, 100),
  descuento = runif(n, 0, 0.3),
  calidad = runif(n, 1, 5),
  temporada = sample(c("Alta", "Media", "Baja"), n, replace = TRUE, prob = c(0.3, 0.4, 0.3)),
  competencia = runif(n, 1, 10),
  canal = sample(c("Online", "Tienda", "Híbrido"), n, replace = TRUE)
)

# Variable respuesta con interacciones complejas
# Interacción precio-descuento, calidad-temporada, etc.
marketing_data$ventas <- 100 + 
  (-2 * marketing_data$precio) + 
  (500 * marketing_data$descuento) +
  (30 * marketing_data$calidad) +
  # Interacciones
  (1.5 * marketing_data$precio * marketing_data$descuento) +  # Descuento mitiga sensibilidad precio
  (ifelse(marketing_data$temporada == "Alta", 20, 0) * marketing_data$calidad) +  # Calidad importa más en temporada alta
  (-5 * marketing_data$competencia) +
  rnorm(n, 0, 30)

cat("=== EJERCICIO 3: INTERACCIONES COMPLEJAS ===\n")
cat("Tareas a realizar:\n")
cat("1. Identificar potenciales interacciones usando conocimiento del dominio\n")
cat("2. Explorar visualmente las interacciones\n")
cat("3. Probar diferentes especificaciones de modelo\n")
cat("4. Validar las interacciones estadísticamente\n")
cat("5. Interpretar el modelo final en términos de negocio\n\n")

cat("Tu análisis aquí...\n")
## ---- chunk 22
# Dataset financiero para ingeniería de características
set.seed(666)
n <- 150

empresa_data <- data.frame(
  ingresos = runif(n, 1000000, 50000000),
  gastos = runif(n, 800000, 45000000),
  activos = runif(n, 2000000, 100000000),
  deuda = runif(n, 500000, 30000000),
  empleados = round(runif(n, 50, 2000)),
  años_mercado = round(runif(n, 1, 30))
)

# Crear características derivadas
empresa_data <- empresa_data %>%
  mutate(
    # Ratios financieros
    margen_beneficio = (ingresos - gastos) / ingresos,
    ratio_deuda = deuda / activos,
    productividad = ingresos / empleados,
    
    # Métricas de eficiencia
    roi_empleados = (ingresos - gastos) / empleados,
    crecimiento_anualizado = ingresos / años_mercado,
    
    # Categorización de empresas
    tamaño = case_when(
      empleados < 100 ~ "Pequeña",
      empleados < 500 ~ "Mediana",
      TRUE ~ "Grande"
    ),
    
    # Índices compuestos
    salud_financiera = (margen_beneficio * 0.4) + ((1 - ratio_deuda) * 0.3) + 
                      (pmin(productividad/median(productividad), 2) * 0.3),
    
    # Variables de interacción
    experiencia_tamaño = años_mercado * log(empleados),
    
    # Transformaciones
    log_ingresos = log(ingresos),
    sqrt_empleados = sqrt(empleados)
  )

# Variable respuesta: valoración de empresa
empresa_data$valoracion <- 
  2 * empresa_data$log_ingresos +
  100000 * empresa_data$margen_beneficio +
  50000 * empresa_data$salud_financiera +
  1000 * empresa_data$experiencia_tamaño +
  rnorm(n, 0, 500000)

# Análisis de las características creadas
cat("=== INGENIERÍA DE CARACTERÍSTICAS ===\n")
cat("Características creadas:\n")
nuevas_vars <- c("margen_beneficio", "ratio_deuda", "productividad", "roi_empleados", 
                "salud_financiera", "experiencia_tamaño")

for(var in nuevas_vars) {
  cat("-", var, ": rango [", round(min(empresa_data[[var]], na.rm = TRUE), 3), 
      ",", round(max(empresa_data[[var]], na.rm = TRUE), 3), "]\n")
}

# Matriz de correlaciones para nuevas variables
cor_nuevas <- cor(empresa_data[, c(nuevas_vars, "valoracion")], use = "complete.obs")
corrplot(cor_nuevas, method = "color", addCoef.col = "black", number.cex = 0.7,
         title = "Correlaciones - Variables Engineered", mar = c(0,0,1,0))
## ---- chunk 23
# Modelo básico con variables originales
modelo_original <- lm(valoracion ~ ingresos + gastos + activos + deuda + empleados + años_mercado, 
                     data = empresa_data)

# Modelo con variables engineered
modelo_engineered <- lm(valoracion ~ log_ingresos + margen_beneficio + ratio_deuda + 
                       productividad + salud_financiera + experiencia_tamaño, 
                       data = empresa_data)

# Comparar modelos
cat("=== COMPARACIÓN MODELOS ===\n")
cat("Modelo original:\n")
cat("  R²:", round(summary(modelo_original)$r.squared, 4), "\n")
cat("  RMSE:", round(sqrt(mean(residuals(modelo_original)^2)), 0), "\n")

cat("Modelo engineered:\n")
cat("  R²:", round(summary(modelo_engineered)$r.squared, 4), "\n")
cat("  RMSE:", round(sqrt(mean(residuals(modelo_engineered)^2)), 0), "\n")

# Interpretación del modelo engineered
summary(modelo_engineered)

cat("\n=== INTERPRETACIÓN BUSINESS ===\n")
coef_eng <- coef(modelo_engineered)
cat("Logaritmo de ingresos:", round(coef_eng[2], 0), "→ Elasticidad de valoración respecto a ingresos\n")
cat("Margen de beneficio:", round(coef_eng[3], 0), "→ Valoración adicional por punto de margen\n")
cat("Salud financiera:", round(coef_eng[6], 0), "→ Premio por buena gestión financiera\n")
